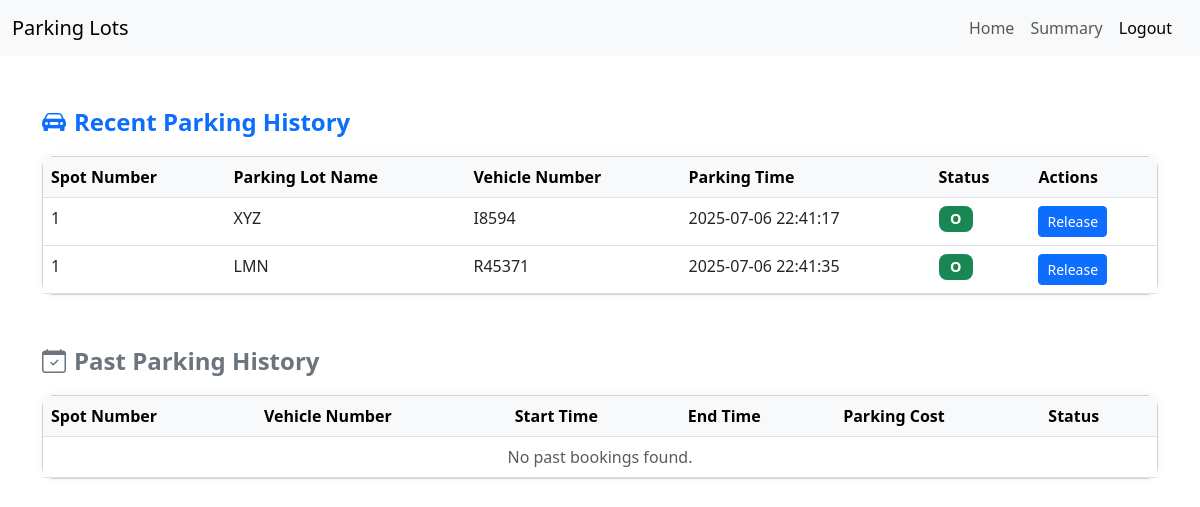
The page /history (signed in) on the database its author committed.
### app.py (models this page shows)
class Booking(db.Model):
    __tablename__ = 'booking'
    id = db.Column(db.Integer, primary_key=True)
    user_id = db.Column(db.Integer, db.ForeignKey('user.id'), nullable=False)
    spot_id = db.Column(db.Integer, db.ForeignKey('parking_spot.id'), nullable=False)
    vehicle_number = db.Column(db.String(20), nullable=False)
    start_time = db.Column(db.DateTime, nullable=False)
    end_time = db.Column(db.DateTime, nullable=True)
    status = db.Column(db.String(20), nullable=False, default='O')
    parking_cost = db.Column(db.Float, nullable=False)
    user = db.relationship('User', back_populates='bookings')
    spot = db.relationship('ParkingSpot', back_populates='bookings')

class ParkingSpot(db.Model):
    __tablename__ = 'parking_spot'
    id = db.Column(db.Integer, primary_key=True)
    parking_id = db.Column(db.Integer, db.ForeignKey('parking.id'), nullable=False)
    spot_number = db.Column(db.Integer, nullable=False)
    status = db.Column(db.String(20), nullable=False, default='A')
    parking = db.relationship('Parking', back_populates='spots')
    bookings = db.relationship('Booking', back_populates='spot', cascade='all, delete-orphan')

class Parking(db.Model):
    __tablename__ = 'parking'
    id = db.Column(db.Integer, primary_key=True)
    prime_location_name = db.Column(db.String(20), unique=True, nullable=False)
    address = db.Column(db.String(20), nullable=False)
    pin_code = db.Column(db.String(20), nullable=False)
    price = db.Column(db.Float, nullable=False)
    number_of_spots = db.Column(db.Integer, nullable=False)
    spots = db.relationship('ParkingSpot', back_populates='parking', cascade='all, delete-orphan')

### app.py (the view)
@app.route('/history', methods=['GET', 'POST'])
def history():
    if 'username' not in session:
        return redirect(url_for('login'))
    all_bookings = Booking.query.filter_by(user_id=session['user_id']).all()
    recent_bookings = [b for b in all_bookings if b.status.lower().strip() == 'o']
    past_bookings = [b for b in all_bookings if b.status.lower().strip() != 'o']
    return render_template('booking_history.html',
                           recent_bookings=recent_bookings,
                           past_bookings=past_bookings)

### templates/booking_history.html (shortened to what this page needs)
<!DOCTYPE html>
<html lang="en">
<head>
    <link href="https://cdn.jsdelivr.net/npm/bootstrap@5.3.0/dist/css/bootstrap.min.css" rel="stylesheet">
</head>
<body>
<nav class="navbar navbar-expand-lg navbar-light bg-light">
  <div class="container-fluid">
    <span class="navbar-brand mb-0 h5">Parking Lots</span>
    <div class="d-flex ms-auto">
      <ul class="navbar-nav me-2 mb-2 mb-lg-0">
        <li class="nav-item">
          <a class="nav-link" href="/user">Home</a>
        </li>
        <li class="nav-item">
          <a class="nav-link" href="/user_summary">Summary</a>
        </li>
        <li class="nav-item">
            <a class="nav-link active" aria-current="page" href="/logout">Logout</a>
        </li>
      </ul>
    </div>
  </div>
</nav>
<div class="container mt-5">
    <div class="section-title text-primary">
        <i class="bi bi-car-front-fill"></i> Recent Parking History
    </div>
    <div class="card mb-5">
        <div class="card-body p-0">
            <table class="table mb-0">
                <thead class="table-light">
                    <tr>
                        <th>Spot Number</th>
                        <th>Parking Lot Name</th>
                        <th>Vehicle Number</th>
                        <th>Parking Time</th>
                        <th>Status</th>
                        <th>Actions</th>
                    </tr>
                </thead>
                <tbody>
                    {% for booking in recent_bookings %}
                    <tr>
                        <td>{{ booking.spot.spot_number }}</td>
                        <td>{{ booking.spot.parking.prime_location_name }}</td>
                        <td>{{ booking.vehicle_number }}</td>
                        <td>{{ booking.start_time.strftime('%Y-%m-%d %H:%M:%S') }}</td>
                        <td>
                          <span class="badge bg-success badge-status">
                            {{ booking.status }}
                          </span>
                        </td>
                        <td>
                            <form action="{{ url_for('release', booking_id=booking.id) }}" method="POST">
                            <button type="submit" class="btn btn-sm btn-primary">Release</button>
                            </form>
</td>
                    </tr>
                    {% else %}
                    <tr><td colspan="5" class="text-center text-muted">No recent bookings found.</td></tr>
                    {% endfor %}
                </tbody>
            </table>
        </div>
    </div>
    <div class="section-title text-secondary">
        <i class="bi bi-calendar-check"></i> Past Parking History
    </div>
    <div class="card">
        <div class="card-body p-0">
            <table class="table mb-0">
                <thead class="table-light">
                    <tr>
                        <th>Spot Number</th>
                        <th>Vehicle Number</th>
                        <th>Start Time</th>
                        <th>End Time</th>
                        <th>Parking Cost</th>
                        <th>Status</th>
                    </tr>
                </thead>
                <tbody>
                    {% for booking in past_bookings %}
                    <tr>
                        <td>{{ booking.spot.spot_number }}</td>
                        <td>{{ booking.vehicle_number }}</td>
                        <td>{{ booking.start_time.strftime('%Y-%m-%d %H:%M:%S') }}</td>
                        <td>{{ booking.end_time.strftime('%Y-%m-%d %H:%M:%S') }}</td>
                        <td>₹ {{ booking.parking_cost }}</td>
                        <td>
                            <span class="badge bg-secondary badge-status">{{ booking.status }}</span>
                        </td>
                    </tr>
                    {% else %}
                    <tr><td colspan="6" class="text-center text-muted">No past bookings found.</td></tr>
                    {% endfor %}
                </tbody>
            </table>
        </div>
    </div>
</div>
<link href="https://cdn.jsdelivr.net/npm/bootstrap-icons@1.11.1/font/bootstrap-icons.css" rel="stylesheet">
</body>
</html>

### templates/booking_history.html (style rules this page uses)
.section-title { display: flex; align-items: center; font-size: 1.5rem; font-weight: 600; margin-bottom: 1rem; }
.section-title i { margin-right: 0.5rem; }
.card { border-radius: 0.75rem; box-shadow: 0 0 10px rgba(0,0,0,0.05); }
.badge-status { padding: 0.4em 0.8em; border-radius: 0.5rem; font-size: 0.9rem; }

### rows shown on the page
Booking: spot.spot_number "1", spot.parking.prime_location_name "XYZ", vehicle_number "I8594", start_time "2025-07-06 22:41:17", status "O"
Booking: spot.spot_number "1", spot.parking.prime_location_name "LMN", vehicle_number "R45371", start_time "2025-07-06 22:41:35", status "O"
